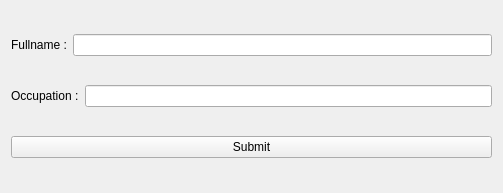
<?xml version="1.0" encoding="UTF-8"?>
<ui version="4.0">
 <class>frmWidget</class>
 <widget class="QWidget" name="frmWidget">
  <property name="geometry">
   <rect>
    <x>0</x>
    <y>0</y>
    <width>503</width>
    <height>193</height>
   </rect>
  </property>
  <property name="windowTitle">
   <string>Form</string>
  </property>
  <layout class="QVBoxLayout" name="verticalLayout">
   <item>
    <layout class="QHBoxLayout" name="horizontalLayout">
     <item>
      <widget class="QLabel" name="label">
       <property name="text">
        <string>Fullname :</string>
       </property>
      </widget>
     </item>
     <item>
      <widget class="QLineEdit" name="editFullName"/>
     </item>
    </layout>
   </item>
   <item>
    <layout class="QHBoxLayout" name="horizontalLayout_2">
     <item>
      <widget class="QLabel" name="label_2">
       <property name="text">
        <string>Occupation :</string>
       </property>
      </widget>
     </item>
     <item>
      <widget class="QLineEdit" name="editOccupation"/>
     </item>
    </layout>
   </item>
   <item>
    <widget class="QPushButton" name="btnSubmit">
     <property name="text">
      <string>Submit</string>
     </property>
    </widget>
   </item>
  </layout>
 </widget>
 <resources/>
 <connections/>
</ui>
